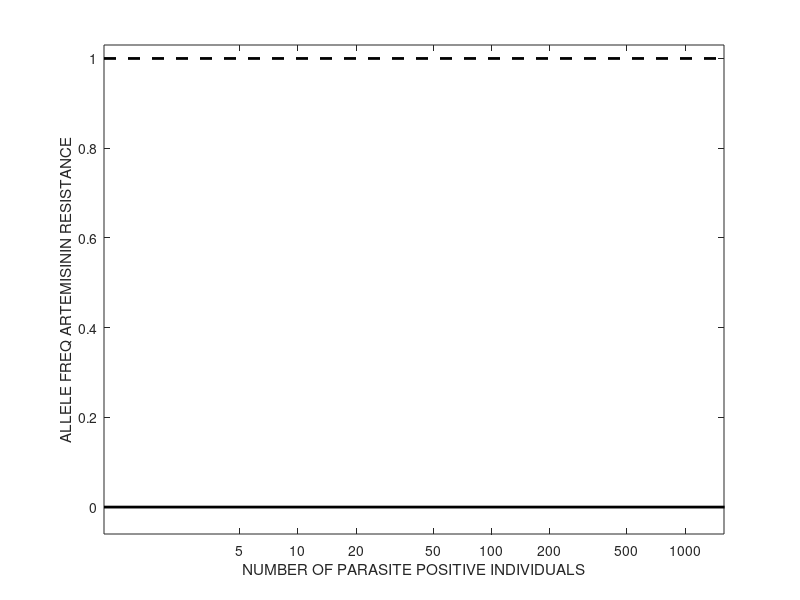

Write MATLAB code to recreate this figure. (Note: this script raises an error after producing the figure.)
% from color brewer:

myalph=80;
myalph2=130;

color1 = [127,201,127,myalph]/256;
color2 = [190,174,212,myalph]/256;
color3 = [253,192,134,myalph]/256;
color4 = [255,255,153,myalph2]/256;

plot([0 4],[0 0], 'k-', 'LineWidth', 2 ); hold on;
plot([0 4],[1 1], 'k--', 'LineWidth', 2 ); 
set(gca, 'XTick', [0.699 1 1.301 1.699 2 2.301 2.699 3]);
set(gca, 'XTickLabel', {'5', '10', '20', '50', '100', '200', '500', '1000'});
xlabel('NUMBER OF PARASITE POSITIVE INDIVIDUALS');
ylabel('ALLELE FREQ ARTEMISININ RESISTANCE');
axis([0 3.2 -0.06 1.03]);




% %%%%% SCENARIO 1 %%%%%  GREEN
%
%
% This is the 1.0% PfPR scenario, f=0.8, with importation and no ITC, 5K
% population in 2022
%
% The median simulation here gets to about 120 infections in 2022, so
% that's 2.4% real prevalence in a population of 5000 individuals

%
% IQR for number of infected individuals in 2022 is 70 to 180
% MID QUINT for number of infected individuals in 2022 is 110 to 150
%

% first box showing prevalence+resistance in 2022, pre-MDA
x = log10(70);
y = -0.03;
w = log10(180) - x;
h = 0.04;
rectangle('Position',[x y w h],'FaceColor',color1,'LineStyle', 'none','Curvature',1.0); % coordinates are X Y W H, where X Y are for the bottom left corner

% after the MDA in 2025, there are 0 to 10 positive individuals left (IQR)
% after the MDA in 2025, there are 0 to 5 positive individuals left (MID QUINT)
% after the MDA in 2025, 580Y frequency is 0-0.7 (IQR) or 0.0-0.42 (MID QUINT)

x=0.0; y=0.0; w=1.0; h=0.70;
rectangle('Position',[x y w h],'FaceColor',color1,'LineStyle', 'none','Curvature',[0.2,1.0]);









% %%%%% SCENARIO 2 %%%%%  PURPLE
%
%
% This is the 1.0% PfPR scenario, with importation and no ITC, 5K
% population in 2022
%
% The median simulation here gets to about 190 infections in 2022, so
% that's 3.8% real prevalence in a population of 5000 individuals

%
% IQR for number of infected individuals in 2022 is 130 to 230
% MID QUINT for number of infected individuals in 2022 is 150 to 210
%

% first box showing prevalence+resistance in 2022, pre-MDA
x = log10(130);
y = -0.03;
w = log10(230) - x;
h = 0.04;
rectangle('Position',[x y w h],'FaceColor',color2,'LineStyle', 'none','Curvature',1.0); % coordinates are X Y W H, where X Y are for the bottom left corner

% after the MDA in 2025, there are 0 to 25 positive individuals left (IQR)
% after the MDA in 2025, there are 0 to 5 positive individuals left (MID QUINT)
% after the MDA in 2025, 580Y frequency is 0-0.79 (IQR) or 0.19-0.50 (MID QUINT)

x=0.3; y=0.0; w=1.2; h=0.79;
rectangle('Position',[x y w h],'FaceColor',color2,'LineStyle', 'none','Curvature',[0.2,1.0]);







% %%%%% SCENARIO 3 %%%%%   ORANGE
%
%
% This is the 0.5% PfPR scenario, with importation and with ITC at 65%, 10K
% population in 2022
%
% The median simulation here gets to about 150 infections in 2022, so
% that's 1.5% real prevalence in a population of 10,000 individuals

%
% IQR for number of infected individuals in 2022 is 90 to 230
% MID QUINT for number of infected individuals in 2022 is 120 to 200
%

% first box showing prevalence+resistance in 2022, pre-MDA
x = log10(90);
y = -0.01;
w = log10(230) - x;
h = 0.04;
rectangle('Position',[x y w h],'FaceColor',color3,'LineStyle', 'none','Curvature',1.0); % coordinates are X Y W H, where X Y are for the bottom left corner

% after the MDA in 2025, there are 0 to 7 positive individuals left (IQR)
% after the MDA in 2025, there are 0 to 5 positive individuals left (MID QUINT)
% after the MDA in 2025, 580Y frequency is 0-0.76 (IQR) or 0.07-0.50 (MID QUINT)

x=0.0; y=0.00; w=0.8451; h=0.76;
rectangle('Position',[x y w h],'FaceColor',color3,'LineStyle', 'none','Curvature',[0.2,1.0]);











